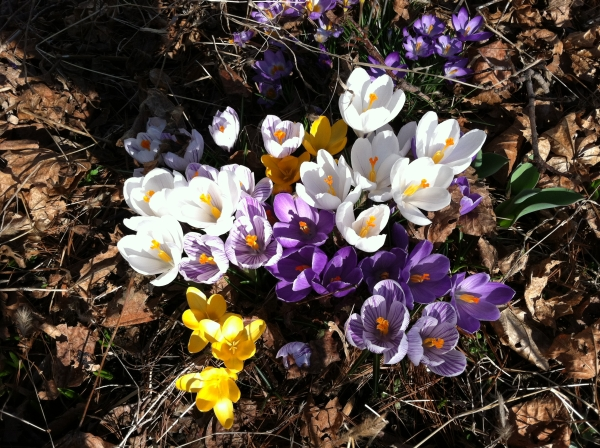
#> input picture Lab5/Data/crocus.jpg, 600 x 448 px
$ python translate.py
#> lines starting #> are read from the running program, lines starting #| are printed output that depends on the picture
import cv2
import numpy as np

img = cv2.imread('Data/crocus.jpg',0)
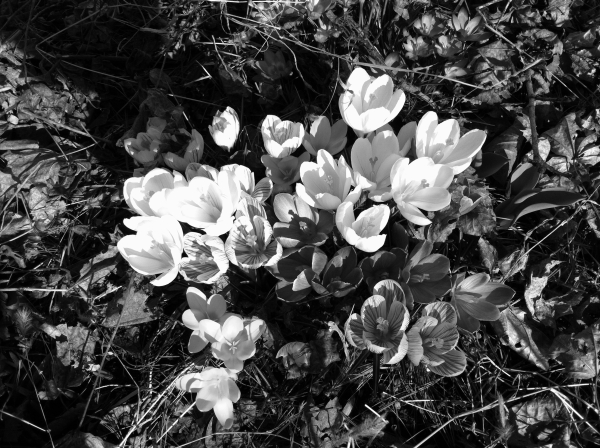
#> img: shape (448, 600); min 0, max 254, mean 72.5
rows,cols = img.shape
#> rows = 448; cols = 600

M = np.float32([[1,0,100],[0,1,50]])
dst = cv2.warpAffine(img,M,(cols,rows))
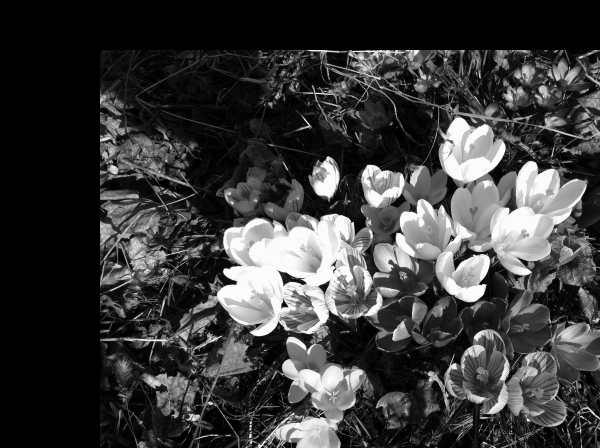
#> dst: shape (448, 600); min 0, max 254, mean 58.5

cv2.imshow('img',dst)
cv2.waitKey(0)
cv2.destroyAllWindows()
